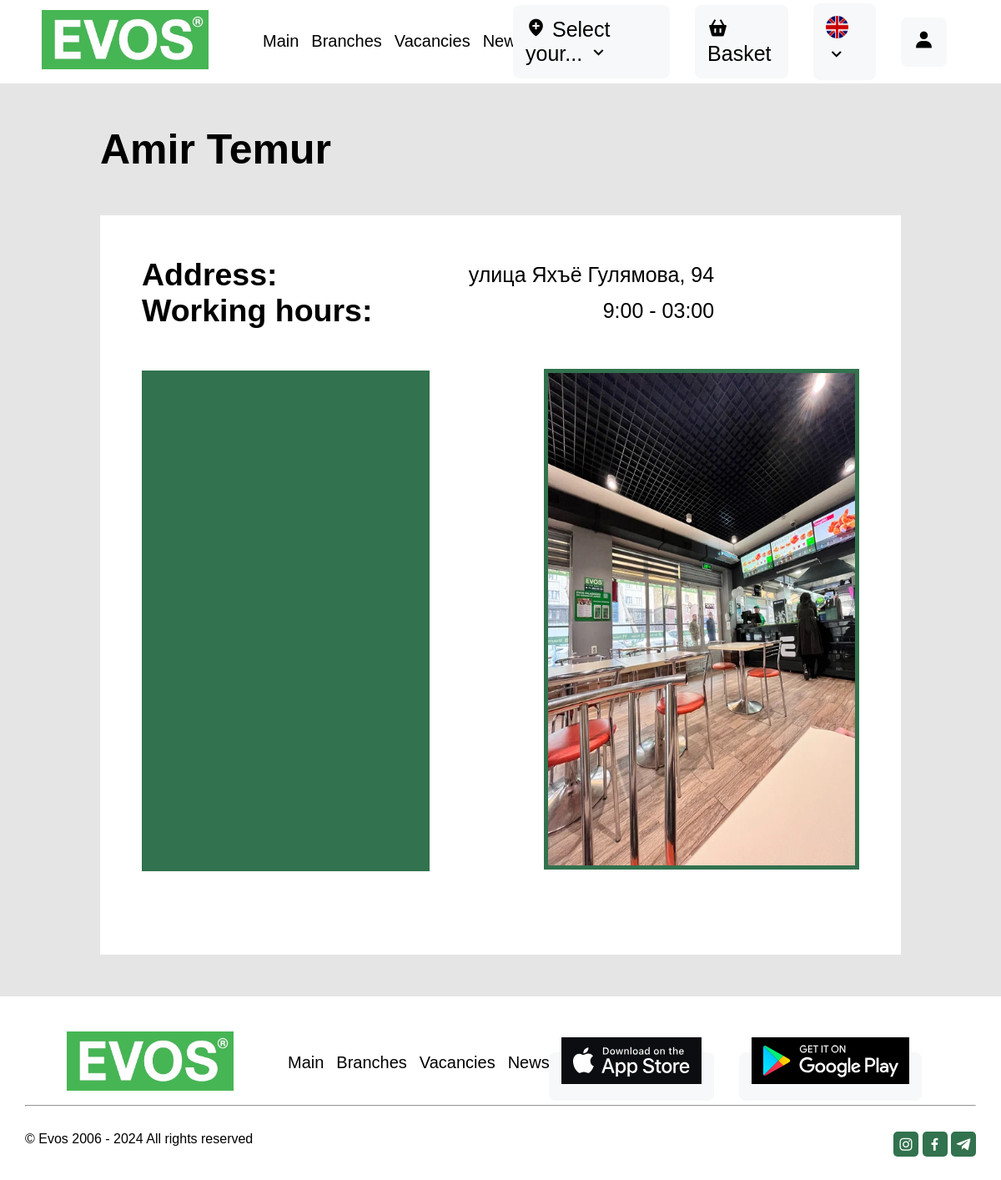
Page /branches/1 on the committed database.
### EvosApp/models.py (models this page shows, shortened)
class Branches(models.Model):
    name = models.CharField(max_length=100)
    address = models.TextField()
    latitude = models.FloatField()
    longitude = models.FloatField()
    img = models.ImageField(upload_to='branches/', null=True, blank=True)

### EvosApp/views.py (the view)
# urls.py: path('branches/<int:pk>', views.BranchInfo.as_view(), name='branch-info'),
class BranchInfo(DetailView):
    model = Branches
    template_name = 'EvosApp/user/branch-info.html'
    context_object_name = 'branch'

### EvosApp/templates/EvosApp/user/branch-info.html (shortened to what this page needs)
{% extends 'EvosApp/layouts/base.html' %}
{% load static %}
{% block content %}
    {% include 'EvosApp/includes/headers_user.html' %}
    <div style="background-color: #e5e5e5; padding: 50px 0">
    <div class="branch-container">
        <h1>{{ branch.name }}</h1>
        <div class="main-branch">
            <div class="branch-info">
                <div class="branch-address">
                    <h2>Address:</h2>
                    <p>{{ branch.address }}</p>
                </div>
                <div class="branch-address">
                    <h2>Working hours:</h2>
                    <p>9:00 - 03:00</p>
                </div>
                <div id="mapBranch">
                </div>
            </div>
            <div>
                <img style="width: 100%; height: 600px; margin-bottom: 48px;  border: 5px solid #32724e;" src="{{ branch.img.url }}" alt="">
            </div>
        </div>
    </div>
    </div>
    {% include 'EvosApp/includes/footer_user.html' %}
{% endblock %}

### EvosApp/static/css/styles.css (style rules this page uses)
* { margin: 0; padding: 0; box-sizing: border-box; }
html { scroll-behavior: smooth; }
body { font-family: 'Poppins', sans-serif; animation: ease-in-out; transition: 2s; }
#mapBranch { width: 80%; height: 600px; margin: 50px 0; background: #32724e; border: 5px solid #32724e; }
.branch-container { width: 80%; margin: 0 auto; }
.branch-container h1 { font-weight: 900; font-size: 50px; margin-bottom: 50px; }
.main-branch { display: flex; justify-content: center; align-items: end; gap: 50px; margin: 0 auto; background-color: white; padding: 50px; }
.branch-address { display: flex; flex-direction: row; justify-content: space-between; width: 159%; font-size: 25px; align-items: center; }
.branch-info { display: flex; flex-direction: column; width: 60%; }

### rows in the picture
Branches: name "Amir Temur", address "улица Яхъё Гулямова, 94", img (picture)
